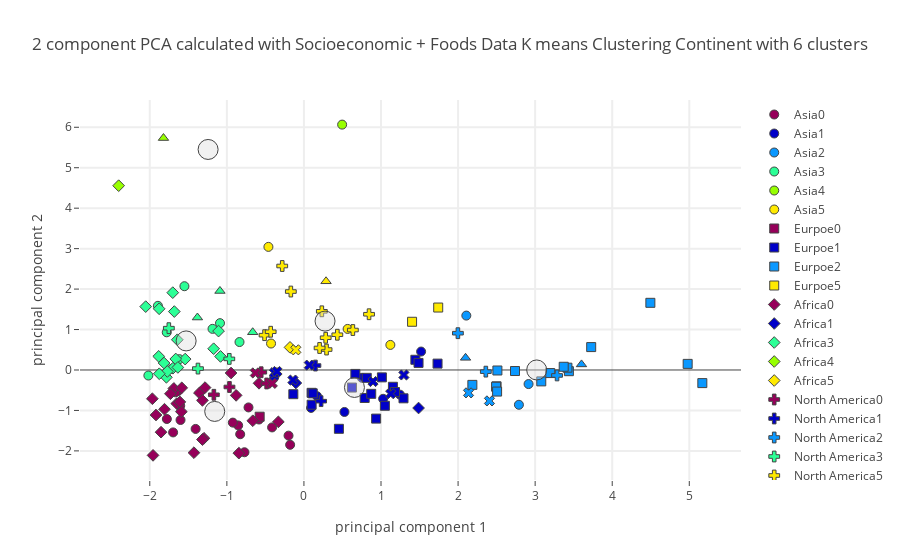

Source (notebook cell):
### Code cell
plot_plotly(socio_pca_dropped_df,"Continent",continent_centers_socio,6,"Socioeconomic + Foods",'')

### Figure 1 — Plotly figure (JSON) as saved in the notebook; plotly's stock layout.template omitted (floating-point values rounded to 4 significant figures)
{"data": [{"marker": {"color": "rgb(150,0,90)", "line": {"width": 1}, "size": 9, "symbol": 0}, "mode": "markers", "name": "Asia0", "text": ["Afghanistan", "Azerbaijan", "Georgia", "India", "Iran (Islamic Republic of)", "Iraq", "Jordan", "Kyrgyzstan", "Lao People's Democratic Republic", "Nepal", "Pakistan", "Tajikistan", "Turkey", "Turkmenistan", "Uzbekistan", "Yemen"], "type": "scatter", "uid": "1decd0cb-12fb-4bc9-ba5e-d86b6dca7959", "x": [-1.697, -0.7716, -0.8532, -1.634, -0.9224, -1.405, -0.5828, -0.4132, -1.667, -1.779, -0.7191, -1.605, -0.1997, -0.1789, -0.8269, -1.601], "y": [-1.543, -2.033, -1.37, -0.5239, -1.301, -1.457, -1.224, -1.42, -0.5517, -1.212, -0.9256, -0.8857, -1.623, -1.849, -1.588, -1.236]}, {"marker": {"color": "rgb(0,0,200)", "line": {"width": 1}, "size": 9, "symbol": 0}, "mode": "markers", "name": "Asia1", "text": ["Armenia", "Brunei Darussalam", "China, mainland", "Kazakhstan", "Mongolia", "Oman", "Saudi Arabia", "United Arab Emirates"], "type": "scatter", "uid": "2153ef9e-e098-4d35-b161-74e0c1a5bb79", "x": [0.09279, 1.52, -0.3854, 1.028, 0.1701, 0.7516, 0.5257, 1.246], "y": [-0.9383, 0.4556, -0.1792, -0.7117, -0.6468, -0.1935, -1.038, -0.6096]}, {"marker": {"color": "rgb(10,152,255)", "line": {"width": 1}, "size": 9, "symbol": 0}, "mode": "markers", "name": "Asia2", "text": ["Israel", "Japan", "Kuwait"], "type": "scatter", "uid": "cd7950e9-827c-4749-9962-49dd5ec7d6a5", "x": [2.915, 2.107, 2.789], "y": [-0.3477, 1.345, -0.8598]}, {"marker": {"color": "rgb(44,255,150)", "line": {"width": 1}, "size": 9, "symbol": 0}, "mode": "markers", "name": "Asia3", "text": ["Bangladesh", "Cambodia", "Indonesia", "Myanmar", "Philippines", "Sri Lanka", "Thailand", "Timor-Leste", "Viet Nam"], "type": "scatter", "uid": "3cb46d21-4e22-4b9b-9b80-c8e03d9f84e0", "x": [-2.018, -1.616, -1.78, -0.8358, -1.55, -1.894, -1.089, -1.713, -1.186], "y": [-0.1371, 0.268, 0.9317, 0.691, 2.071, 1.586, 1.158, 0.02994, 1.016]}, {"marker": {"color": "rgb(151,255,0)", "line": {"width": 1}, "size": 9, "symbol": 0}, "mode": "markers", "name": "Asia4", "text": ["Maldives"], "type": "scatter", "uid": "32ee4407-ed03-4e0f-8883-9ffca5e0bf0b", "x": [0.4958], "y": [6.065]}, {"marker": {"color": "rgb(255,234,0)", "line": {"width": 1}, "size": 9, "symbol": 0}, "mode": "markers", "name": "Asia5", "text": ["Cyprus", "Lebanon", "Malaysia", "Republic of Korea"], "type": "scatter", "uid": "2b0a1280-dbda-4ac6-996c-bbc49db94026", "x": [1.121, -0.4267, -0.4608, 0.567], "y": [0.6197, 0.6543, 3.043, 1.015]}, {"marker": {"color": "rgb(150,0,90)", "line": {"width": 1}, "size": 9, "symbol": 1}, "mode": "markers", "name": "Eurpoe0", "text": ["Bosnia and Herzegovina"], "type": "scatter", "uid": "7fc62487-0452-49a5-b9de-ae83679b5db2", "x": [-0.5742], "y": [-1.155]}, {"marker": {"color": "rgb(0,0,200)", "line": {"width": 1}, "size": 9, "symbol": 1}, "mode": "markers", "name": "Eurpoe1", "text": ["Albania", "Belarus", "Bulgaria", "Croatia", "Czechia", "Estonia", "Greece", "Hungary", "Italy", "Latvia", "Lithuania", "Montenegro", "Poland", "Romania", "Russian Federation", "Serbia", "Slovakia", "Slovenia", "Ukraine"], "type": "scatter", "uid": "fbddb562-fb1b-463d-86bc-9e9d1a6186ff", "x": [0.9365, 1.012, 0.1, 0.6674, 1.155, 1.05, 1.446, 0.6233, 1.487, 0.8152, 1.734, 1.292, 0.7881, 0.4538, 0.8732, -0.1376, 0.0993, 1.182, 0.1144], "y": [-1.202, -0.1822, -0.8579, -0.09693, -0.4149, -0.8846, 0.2527, -0.4345, 0.1751, -0.1941, 0.1574, -0.7003, -0.6921, -1.454, -0.5896, -0.5981, -0.5645, -0.5447, -0.5779]}, {"marker": {"color": "rgb(10,152,255)", "line": {"width": 1}, "size": 9, "symbol": 1}, "mode": "markers", "name": "Eurpoe2", "text": ["Austria", "Belgium", "Denmark", "Finland", "France", "Germany", "Iceland", "Ireland", "Luxembourg", "Malta", "Netherlands", "Norway", "Sweden", "Switzerland", "United Kingdom"], "type": "scatter", "uid": "4a5a517d-942f-4864-a373-87270ff55518", "x": [2.499, 5.169, 2.739, 3.08, 2.51, 2.494, 4.495, 2.506, 4.979, 3.438, 3.419, 3.727, 3.371, 3.196, 2.185], "y": [-0.4041, -0.3243, -0.0258, -0.2819, -0.01235, -0.4146, 1.66, -0.5334, 0.1507, -0.02945, 0.0571, 0.5664, 0.07984, -0.07609, -0.3679]}, {"marker": {"color": "rgb(44,255,150)", "line": {"width": 1}, "size": 9, "symbol": 1}, "mode": "markers", "name": "Eurpoe3", "text": [], "type": "scatter", "uid": "2804505f-84f6-45d8-a793-be6e62082656", "x": [], "y": []}, {"marker": {"color": "rgb(151,255,0)", "line": {"width": 1}, "size": 9, "symbol": 1}, "mode": "markers", "name": "Eurpoe4", "text": [], "type": "scatter", "uid": "19a06749-b9f5-4844-8e54-cd1298f6e73b", "x": [], "y": []}, {"marker": {"color": "rgb(255,234,0)", "line": {"width": 1}, "size": 9, "symbol": 1}, "mode": "markers", "name": "Eurpoe5", "text": ["Portugal", "Spain"], "type": "scatter", "uid": "bff5687d-a443-4e2d-9c34-62f66b5f0c2c", "x": [1.403, 1.742], "y": [1.192, 1.544]}, {"marker": {"color": "rgb(150,0,90)", "line": {"width": 1}, "size": 9, "symbol": 2}, "mode": "markers", "name": "Africa0", "text": ["Algeria", "Botswana", "Burkina Faso", "Cabo Verde", "Chad", "Egypt", "Ethiopia", "Gambia", "Kenya", "Lesotho", "Madagascar", "Malawi", "Mali", "Mauritania", "Morocco", "Namibia", "Niger", "Senegal", "South Africa", "Eswatini", "Tunisia", "Zambia", "Zimbabwe"], "type": "scatter", "uid": "6b0d73a1-ed79-45b0-ac90-2ee39899718c", "x": [-0.8441, -0.8796, -1.854, -0.5825, -1.809, -1.427, -1.92, -1.65, -1.356, -1.958, -1.688, -1.967, -1.297, -0.6634, -1.317, -0.9454, -1.59, -1.585, -0.3317, -1.317, -1.283, -1.733, -1.61], "y": [-2.056, -0.6274, -1.537, -0.3287, -0.97, -2.044, -1.113, -0.8311, -0.5668, -2.111, -0.4558, -0.7106, -1.688, -1.255, -1.719, -0.07411, -1.03, -0.4406, -1.282, -0.7509, -0.4353, -0.5874, -0.7892]}, {"marker": {"color": "rgb(0,0,200)", "line": {"width": 1}, "size": 9, "symbol": 2}, "mode": "markers", "name": "Africa1", "text": ["Mauritius", "Sudan"], "type": "scatter", "uid": "e9ea065b-710a-4df8-a3a6-c42de56c5ec3", "x": [-0.1048, 1.487], "y": [-0.3221, -0.94]}, {"marker": {"color": "rgb(10,152,255)", "line": {"width": 1}, "size": 9, "symbol": 2}, "mode": "markers", "name": "Africa2", "text": [], "type": "scatter", "uid": "ccb2294a-85a0-480c-a4b7-b10461f67533", "x": [], "y": []}, {"marker": {"color": "rgb(44,255,150)", "line": {"width": 1}, "size": 9, "symbol": 2}, "mode": "markers", "name": "Africa3", "text": ["Angola", "Benin", "Cameroon", "Central African Republic", "Congo (note no data in Food suppley tables for DRC)", "CÃƒÂ´te d'Ivoire", "Ghana", "Guinea", "Guinea-Bissau", "Liberia", "Mozambique", "Nigeria", "Rwanda", "Sierra Leone", "Togo", "Uganda", "United Republic of Tanzania"], "type": "scatter", "uid": "dfa06c35-274f-4e92-8571-69e1336a7798", "x": [-1.082, -1.541, -1.663, -1.171, -1.108, -2.053, -1.702, -1.784, -1.815, -1.7, -1.772, -1.884, -1.878, -1.643, -1.877, -1.682, -1.635], "y": [0.3348, 0.2693, 0.2718, 0.5252, 0.9615, 1.566, 1.912, -0.1804, 0.1723, 0.04394, -0.03611, 0.3372, 1.513, 0.7478, -0.09294, 1.444, 0.06345]}, {"marker": {"color": "rgb(151,255,0)", "line": {"width": 1}, "size": 9, "symbol": 2}, "mode": "markers", "name": "Africa4", "text": ["Sao Tome and Principe"], "type": "scatter", "uid": "eb8287ed-3b49-4045-b5ca-07ce65b75861", "x": [-2.404], "y": [4.556]}, {"marker": {"color": "rgb(255,234,0)", "line": {"width": 1}, "size": 9, "symbol": 2}, "mode": "markers", "name": "Africa5", "text": ["Gabon"], "type": "scatter", "uid": "3bde7157-e4b4-4a98-8611-8b51ef903c4a", "x": [-0.1806], "y": [0.5589]}, {"marker": {"color": "rgb(150,0,90)", "line": {"width": 1}, "size": 9, "symbol": 3}, "mode": "markers", "name": "North America0", "text": ["Belize", "Cuba", "Honduras", "Nicaragua"], "type": "scatter", "uid": "f8f8d6e1-dd9b-450b-8470-b7b6099860d7", "x": [-0.5541, -0.4839, -0.9662, -1.169], "y": [-0.05601, -0.3338, -0.42, -0.6127]}, {"marker": {"color": "rgb(0,0,200)", "line": {"width": 1}, "size": 9, "symbol": 3}, "mode": "markers", "name": "North America1", "text": ["Mexico", "Panama"], "type": "scatter", "uid": "401abd17-7b0a-4ad5-8b92-5fabf5cc8a2e", "x": [0.2231, 0.1491], "y": [-0.7706, 0.1098]}, {"marker": {"color": "rgb(10,152,255)", "line": {"width": 1}, "size": 9, "symbol": 3}, "mode": "markers", "name": "North America2", "text": ["Bahamas", "Canada", "United States of America"], "type": "scatter", "uid": "c23b89c8-3f1b-4e30-a62b-107e53e404cc", "x": [1.998, 2.36, 3.284], "y": [0.9095, -0.0409, -0.1346]}, {"marker": {"color": "rgb(44,255,150)", "line": {"width": 1}, "size": 9, "symbol": 3}, "mode": "markers", "name": "North America3", "text": ["El Salvador", "Guatemala", "Haiti"], "type": "scatter", "uid": "cf131800-27b3-43ff-b4d4-43d173902c46", "x": [-0.9683, -1.375, -1.753], "y": [0.2742, 0.03483, 1.034]}, {"marker": {"color": "rgb(151,255,0)", "line": {"width": 1}, "size": 9, "symbol": 3}, "mode": "markers", "name": "North America4", "text": [], "type": "scatter", "uid": "3fef2e2d-e488-4e90-8b53-0b8c3f8ff2e5", "x": [], "y": []}, {"marker": {"color": "rgb(255,234,0)", "line": {"width": 1}, "size": 9, "symbol": 3}, "mode": "markers", "name": "North America5", "text": ["Antigua and Barbuda", "Barbados", "Costa Rica", "Dominica", "Dominican Republic", "Grenada", "Jamaica", "Saint Kitts and Nevis", "Saint Lucia", "Saint Vincent and the Grenadines", "Trinidad and Tobago"], "type": "scatter", "uid": "ccd53dc2-c252-4fec-b1d3-274872162021", "x": [0.8448, 0.6348, 0.2934, -0.2816, -0.5108, -0.1699, -0.4315, 0.4334, 0.2324, 0.2824, 0.2032], "y": [1.378, 0.9877, 0.5053, 2.571, 0.861, 1.939, 0.9456, 0.8713, 1.451, 0.797, 0.5441]}, {"marker": {"color": "rgb(150,0,90)", "line": {"width": 1}, "size": 9, "symbol": 4}, "mode": "markers", "name": "South America0", "text": ["Bolivia (Plurinational State of)", "Peru"], "type": "scatter", "uid": "b6ba43b1-74ca-4310-9cfe-bab65194bbc6", "x": [-0.4103, -0.6306], "y": [-0.3301, -0.07271]}, {"marker": {"color": "rgb(0,0,200)", "line": {"width": 1}, "size": 9, "symbol": 4}, "mode": "markers", "name": "South America1", "text": ["Brazil", "Chile", "Colombia", "Guyana", "Paraguay", "Suriname", "Venezuela (Bolivarian Republic of)"], "type": "scatter", "uid": "5799541a-9996-41fa-8539-694f09be465a", "x": [1.297, 1.126, 0.06953, -0.3831, -0.1425, -0.3493, 0.8962], "y": [-0.123, -0.5868, 0.12, -0.06744, -0.2492, -0.03713, -0.2852]}, {"marker": {"color": "rgb(10,152,255)", "line": {"width": 1}, "size": 9, "symbol": 4}, "mode": "markers", "name": "South America2", "text": ["Argentina", "Uruguay"], "type": "scatter", "uid": "86a9ffd7-e089-4ca1-b2d8-ffbf0cc41e59", "x": [2.136, 2.407], "y": [-0.5656, -0.7645]}, {"marker": {"color": "rgb(44,255,150)", "line": {"width": 1}, "size": 9, "symbol": 4}, "mode": "markers", "name": "South America3", "text": [], "type": "scatter", "uid": "bdb230ec-feb1-445f-87e8-9e9898b37e20", "x": [], "y": []}, {"marker": {"color": "rgb(151,255,0)", "line": {"width": 1}, "size": 9, "symbol": 4}, "mode": "markers", "name": "South America4", "text": [], "type": "scatter", "uid": "9eb3e8f1-ba82-44c5-8ae2-f798986fe73c", "x": [], "y": []}, {"marker": {"color": "rgb(255,234,0)", "line": {"width": 1}, "size": 9, "symbol": 4}, "mode": "markers", "name": "South America5", "text": ["Ecuador"], "type": "scatter", "uid": "23ba390e-0155-407b-b7bf-2f1cb93c1921", "x": [-0.1052], "y": [0.4987]}, {"marker": {"color": "rgb(150,0,90)", "line": {"width": 1}, "size": 9, "symbol": 5}, "mode": "markers", "name": "Australia0", "text": [], "type": "scatter", "uid": "42e508af-e19d-4ec8-93f9-d537f9d2e6e7", "x": [], "y": []}, {"marker": {"color": "rgb(0,0,200)", "line": {"width": 1}, "size": 9, "symbol": 5}, "mode": "markers", "name": "Australia1", "text": [], "type": "scatter", "uid": "9a4a50f1-6ea5-4d66-b173-47aaef930790", "x": [], "y": []}, {"marker": {"color": "rgb(10,152,255)", "line": {"width": 1}, "size": 9, "symbol": 5}, "mode": "markers", "name": "Australia2", "text": ["Australia", "New Zealand"], "type": "scatter", "uid": "489db895-b15d-4f26-9805-09daeec6d82e", "x": [3.601, 2.097], "y": [0.1377, 0.3004]}, {"marker": {"color": "rgb(44,255,150)", "line": {"width": 1}, "size": 9, "symbol": 5}, "mode": "markers", "name": "Australia3", "text": ["Fiji", "Solomon Islands", "Vanuatu"], "type": "scatter", "uid": "413d435b-6954-4d03-b2bb-3f0ffe72d2ed", "x": [-0.6646, -1.382, -1.09], "y": [0.9326, 1.297, 1.953]}, {"marker": {"color": "rgb(151,255,0)", "line": {"width": 1}, "size": 9, "symbol": 5}, "mode": "markers", "name": "Australia4", "text": ["Kiribati"], "type": "scatter", "uid": "b2bf422f-1021-41a0-9695-8042b6f15b97", "x": [-1.822], "y": [5.733]}, {"marker": {"color": "rgb(255,234,0)", "line": {"width": 1}, "size": 9, "symbol": 5}, "mode": "markers", "name": "Australia5", "text": ["Samoa"], "type": "scatter", "uid": "dc9aa57d-29ae-4a9a-a82e-06dedce8ddb8", "x": [0.2869], "y": [2.193]}, {"marker": {"color": "rgba(220, 220, 220, .4)", "line": {"width": 1}, "size": 20}, "mode": "markers", "name": "Center", "type": "scatter", "uid": "d0a0a90e-60ad-4ece-b981-99f2eef3b870", "x": [-1.158, 0.6555, 3.02, -1.528, -1.243, 0.2739], "y": [-1.024, -0.432, 0.0009539, 0.7186, 5.452, 1.208]}], "layout": {"hovermode": "closest", "showlegend": true, "title": {"text": "2 component PCA calculated with Socioeconomic + Foods Data K means Clustering Continent with 6 clusters"}, "xaxis": {"gridwidth": 2, "ticklen": 5, "title": {"text": "principal component 1"}, "zeroline": false}, "yaxis": {"gridwidth": 2, "ticklen": 5, "title": {"text": "principal component 2"}}}}
